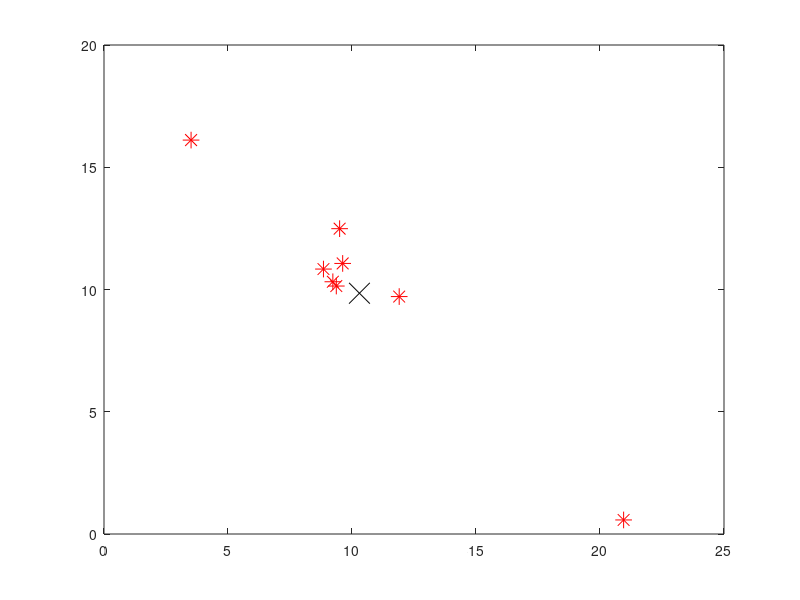

Here is the MATLAB script that generated this plot: (Note: this script raises an error after producing the figure.)
%%%%%%%%%%%%%%%%%%%%%%%%%%%%%%%%%%%%%%%%%%%%%%%%%%%%%%
%                   ASEN 5070-Problem 4
% 
% Zach Dischner
%   Exam 3
%       Problem 4
% 
% 
% 
% Solves and answers questions relating to problem 4 of the STATOD final
% exam
% 
% 
%%%%%%%%%%%%%%%%%%%%%%%%%%%%%%%%%%%%%%%%%%%%%%%%%%%%%%

%% Prepare Workspace
clc;clear all;close all

%% Load Data
tmp=load('Exam3_Problem4_data.txt');

%% Form into useful datasets
for ii=1:8
    data(ii).xy = tmp(ii,2:3);
    x(ii) = tmp(ii,2);
    y(ii) = tmp(ii,3);
    data(ii).P  = reshape(tmp(ii,4:end),2,2);
    data(ii).sigma = data(ii).P(1,1)^.5;
end


%% a - Find best guess of xhat, and covariance matrix
sumP_inv=0;
sumx=0;
xhat = [0 0]';
% Perform Summing Algorithm
for ii=1:8
    sumP_inv = sumP_inv + inv(data(ii).P);
    sumx = sumx + inv(data(ii).P)*data(ii).xy';
end

xhat = inv(sumP_inv)*sumx;
Pfinal = inv(sumP_inv);

fprintf('\na:\n\n')
fprintf('The guess for xhat is: [%3.3f,%3.3f]',xhat(1),xhat(2))
fprintf('\n\nWith a covariance matrix of:  [%3.3f,%3.3f]',Pfinal(1),Pfinal(2))
fprintf('\n..............................[%3.3f,%3.3f]\n',Pfinal(3),Pfinal(4))
  


%% b - Plot points and ellipses
figure
plot(x,y,'r*','MarkerSize',12)
hold on
plot(xhat(1),xhat(2),'xk','MarkerSize',15)

% Plot Error Ellipses
cov_ellipse(Pfinal,xhat(1),xhat(2),'G');
cov_ellipse(Pfinal.*2^2,xhat(1),xhat(2),'m');
cov_ellipse(Pfinal.*3^2,xhat(1),xhat(2),'r');

legend('$\hat{x}_i$','$\hat{x}_{comb}$','$1-\sigma$','$2-\sigma$','$3-\sigma$')
xlabel('x');ylabel('y');title('Problem 4b - Combined $\hat{x}$ Estimate')



%% C - Distance of xhat6
% Move point of interest to origin
xhat2 = xhat - xhat;
xhat6 =[x(6),y(6)]' - xhat;
figure
plot(xhat6(1),xhat6(2),'r*','MarkerSize',12)
hold on
plot(xhat2(1),xhat2(2),'xk','MarkerSize',15)

cov_ellipse(Pfinal,xhat2(1),xhat2(2),'G');
cov_ellipse(Pfinal*2^2,xhat2(1),xhat2(2),'m');
cov_ellipse(Pfinal*3^2,xhat2(1),xhat2(2),'r');

a= Pfinal(1,1)^.5;
b=Pfinal(2,2)^.5;


% Get U, the rotation vector
[vec,val]=eigs(Pfinal);
U=vec;
%Rotate point into principle axis
xhat6prime = U'*xhat6;

plot(xhat6prime(1) ,xhat6prime(2),'b*','Markersize',12)

% Scale
a= Pfinal(1,1)^.5;
b=Pfinal(2,2)^.5;

% Angle of PA rel to xy
phi = atan2(U(2,1),U(1,1));

% Angle of xhat6 rel to XY
th=atan2(xhat6prime(2),xhat6prime(1));
% Angle of xhat6 rel to PA
rel=th-phi;
% Now get distance
d=norm(xhat6prime);
delx=d*cos(rel);
dely=d*sin(rel);
delxstd=delx/a;
delystd=dely/b;

delstd = sqrt(delxstd^2 + delystd^2);

cov_ellipse(Pfinal.*delstd^2,xhat2(1),xhat2(2),'y')

legend('$\hat{x}_6$','$\hat{x}_{comb}$','$1-\sigma$','$2-\sigma$','$3-\sigma$','$\hat{x}_6''$ Rel to $\hat{x}_{comb}$','15.708-$\sigma$','location','best')
xlabel('x');ylabel('y');title('Problem 4c - Distance from $\hat{x}_{comb}$ to $\hat{x}_6$')

fprintf('\nc:\n\n')
fprintf('\n\nxhat6 is %3.3f STD_comb from xhat in X',delxstd);
fprintf('\nxhat6 is %3.3f STD_comb from xhat in Y',delystd);
fprintf('\nFor a total sigma_comb distance of %3.3f\n\n',delstd)



%% d - Find dist from x6 to xhat
% Move point of interest to Origin
xhat6 =[x(6),y(6)]' - [x(6),y(6)]';
xhat2 = xhat - [x(6);y(6)];

P6 = data(6).P;
figure
plot(xhat6(1),xhat6(2),'r*','MarkerSize',12)
hold on
plot(xhat2(1),xhat2(2),'xk','MarkerSize',15)

cov_ellipse(P6,xhat6(1),xhat6(2),'g')

% STD distances
a= P6(1,1)^.5;
b= P6(2,2)^.5;

% Get rotation vector
[vec,val]=eigs(P6);
U=vec;

% Angle of PA rel to XY
phi = atan2(U(2,1),U(1,1));

% Rotate point about orgin
xhat2prime = U'*(xhat2);
% Angle of xhat rel to XY
th=atan2(xhat2prime(2),xhat2prime(1));
% Angle of xhat rel to PA
rel=th-phi;
% Find distances
d=norm(xhat2prime);
delx=d*cos(rel);
dely=d*sin(rel);
delxstd=delx/a;
delystd=dely/b;

delstd = sqrt(delxstd^2 + delystd^2);

cov_ellipse(P6*delstd^2,xhat6(1),xhat6(2),'y');

fprintf('\nd:\n\n')
fprintf('\n\nxhat is %3.3f STD_6 from xhat6 in X',delxstd);
fprintf('\nxhat6 is %3.3f STD_6 from xhat6 in Y',delystd);
fprintf('\nFor a total sigma_6 distance of %3.3f\n\n',delstd)

legend('$\hat{x}_6$','$\hat{x}_{comb}$','$1-\sigma$','1.336-$\sigma$','location','best')
xlabel('x');ylabel('y');title('Problem 4d - Distance from $\hat{x}_{6}$ to $\hat{x}_{comb}$')

%% e - The plot for all covariance matrices
figure
hold on
cmap = hsv(9);
for ii = 1:8
    plot(x(ii),y(ii),'.','Color',cmap(ii,:))
    cov_ellipse(data(ii).P,x(ii),y(ii),cmap(ii,:));
end

plot(xhat(1),xhat(2),'xk','MarkerSize',15)
cov_ellipse(Pfinal,xhat(1),xhat(2),cmap(9,:));
lines = sort(findobj(gca,'Type','line'));
set(lines(end),'linewidth',3)

title('Problem 4e - All Probability Ellipsoids')

legend('$\hat{x}_1$','$P_1$','$\hat{x}_2$','$P_2$','$\hat{x}_3$','$P_3$',...
        '$\hat{x}_4$','$P_4$','$\hat{x}_5$','$P_5$','$\hat{x}_6$','$P_6$','$\hat{x}_7$',...
        '$P_7$','$\hat{x}_8$','$P_8$','$\hat{x}_{comb}$','$P_{\hat{x}_{comb}}$','location','best')
    
xlabel('x');ylabel('y');title('Problem 4e - All Covariance Ellipsoids')    
    

%% g - Monte Carlo
figure
hold on
plot(xhat(1),xhat(2),'xk','MarkerSize',15)
cov_ellipse(Pfinal,xhat(1),xhat(2),'b');
cov_ellipse(Pfinal*2^2,xhat(1),xhat(2),'y');
cov_ellipse(Pfinal*3^2,xhat(1),xhat(2),'r');


S = (chol(Pfinal))';
x_montbar = [0;0];
P_mont = [0 0;0 0];
for ii = 1:1000
    e=randn(2,1);
    x_mont(:,ii)=(S'*e)+xhat;
    x_montbar = (x_montbar + x_mont(:,ii))/2;
    P_mont = (P_mont + (x_mont(:,ii) -x_montbar)*(x_mont(:,ii)-x_montbar)')/2; 
end
plot(x_mont(1,:),x_mont(2,:),'k.','markersize',1)

plot(x_montbar(1),x_montbar(2),'og','Markersize',15)


cov_ellipse(P_mont,x_montbar(1),x_montbar(2),'G');


legend('$\hat{x}_{comb}$','1-$\sigma$','2-$\sigma$','3-$\sigma$','Monte Carlo Iter','$\bar{x}$','$P_{MonteCarlo}$','location','best')
xlabel('x');ylabel('y');title('Problem 4g - Monte Carlo Simulation')   
    
fprintf('\nh:\n\n')
fprintf('The guess for xhat is: [%3.3f,%3.3f]',x_montbar(1),x_montbar(2))
fprintf('\n\nWith a covariance matrix of:  [%3.3f,%3.3f]',P_mont(1),P_mont(2))
fprintf('\n..............................[%3.3f,%3.3f]\n',P_mont(3),P_mont(4))
  

